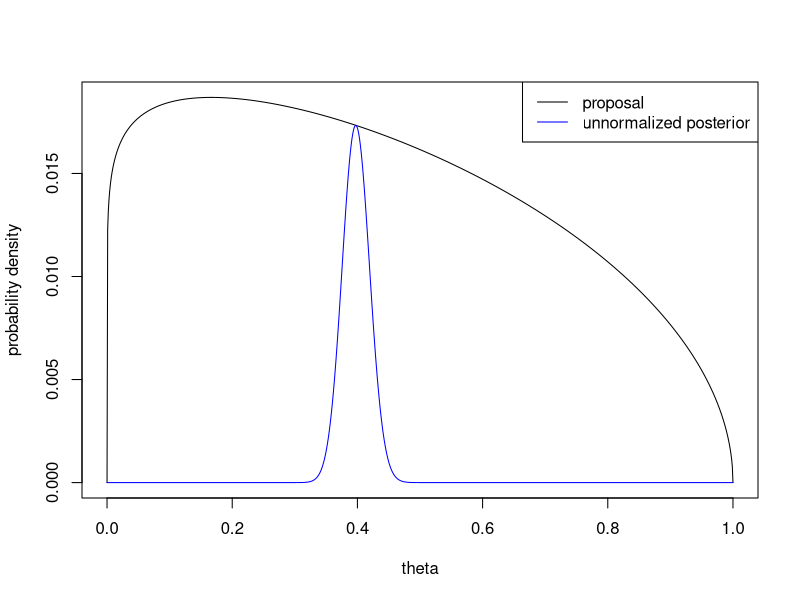
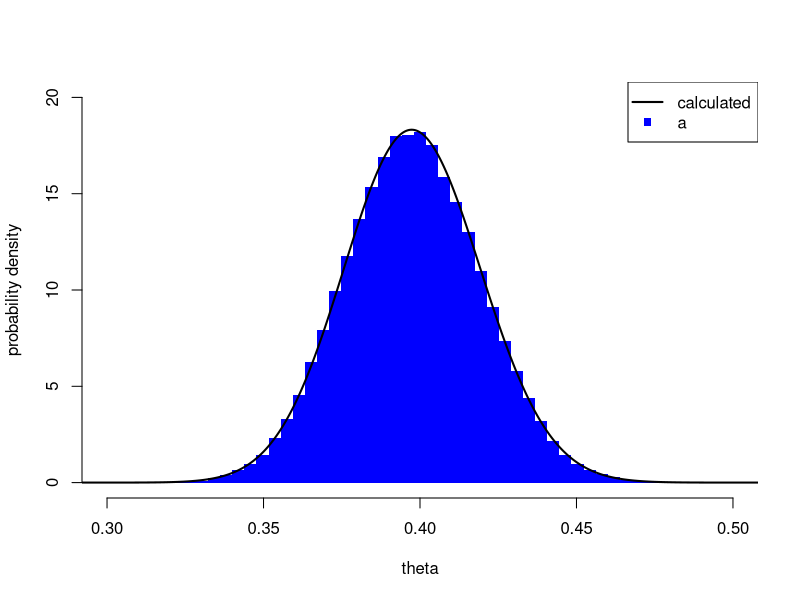
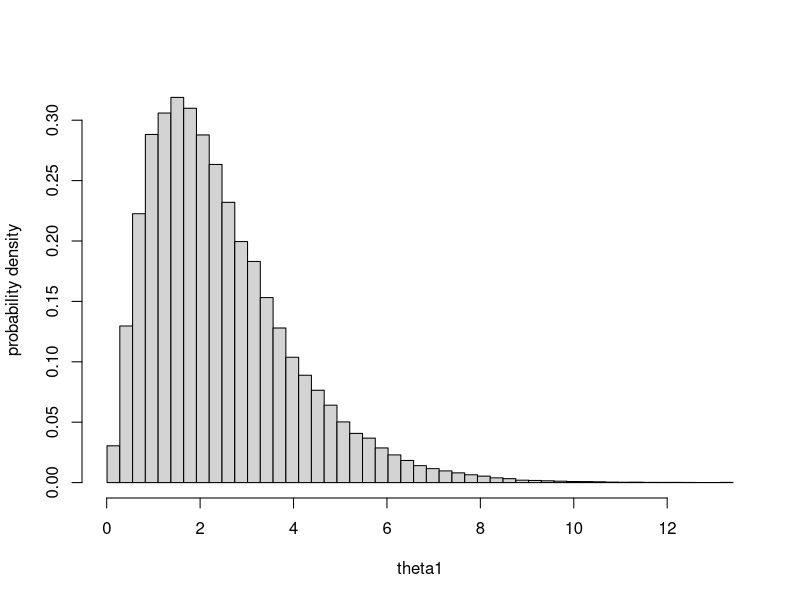
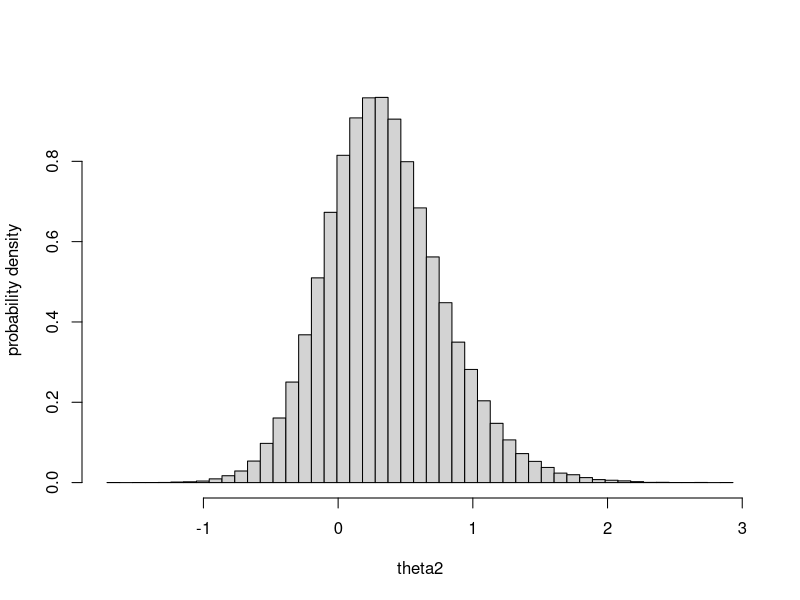

Generate these figures, in order, with R:
## ---- chunk 1
to_maximize <- function(x){x^200*(1-x)^303}
thmax = optimize(to_maximize,interval=c(0,1),maximum=TRUE)$maximum
M = exp(lgamma(503)-lgamma(200)-lgamma(304))*to_maximize(thmax)
print(M)

Mg <- function(x){M*dbeta(x,shape1=1.1,shape2=1.5)}
q <- function(x){to_maximize(x)*exp(lgamma(503)-lgamma(200)-lgamma(304))*dbeta(x,shape1=1.1,shape2=1.5)}

theta = seq(0, 1, length.out=1000)
plot(theta,Mg(theta),ylab="probability density",type='l',col='black')
lines(theta,q(theta),col='blue')
legend("topright",legend=c("proposal","unnormalized posterior"),col=c("black","blue"),lty=1)
## ---- chunk 2
nsamp = 100000 #Start by generating the number of samples we need
list = rbeta(nsamp-length(list),shape1=1.1,shape2=1.5)
for(i in 1:length(list)){ #Now run initial rejection portion of algorithm
  reject = runif(1,0,Mg(list[i]))
  if(reject>q(list[i])){ #Generate a random value uniform between 0 and the unnormalized posterior.
    temp = TRUE
    while(temp){
      x = rbeta(1,shape1=1.1,shape2=1.5) #Prepare to replace entry
      if(runif(1,0,Mg(x))<=q(x)){        #And see if we need to reject again
        temp = FALSE
        list[i] = x
      }
    }
  }
}

theta = seq(0,1,length.out=10000)
hist(as.numeric(list),ylab='probability density',xlab='theta',freq=FALSE,
     main='',lty='blank',col='blue',
     breaks=seq(min(list),max(list),length.out=50),ylim=c(0,20),xlim=c(0.3,0.5))
yconst <- integrate(q,lower=0,upper=1)$value
lines(theta,q(theta)/yconst,lwd=2)

legend("topright",legend=c("calculated","a"),lwd=c(2,NA),pch=c(NA,15),
       col=c('black','blue'))
## ---- chunk 3
B = 100000 #n cycles
theta1 = 15; theta2 = 1; #use theta2 = 1 and theta1 = mean(Gamma(3,5))
theta1post = numeric(B); theta2post = numeric(B)
#run a Gibbs sampler for B cycles
for (i in 1:B){
  theta1 = rgamma(1,3,theta2^2+1); theta1post[i] = theta1
  theta2 = rnorm(1,1/(theta1+1),sqrt(1/(2*(theta1+1)))); theta2post[i] = theta2
}

hist(theta1post,ylab='probability density',xlab='theta1',freq=FALSE,main='',
     breaks=seq(min(theta1post),max(theta1post),                                                                  length.out=50))
## ---- chunk 4
hist(theta2post,ylab='probability density',xlab='theta2',freq=FALSE,main='',
     breaks=seq(min(theta2post),max(theta2post),length.out=50))
